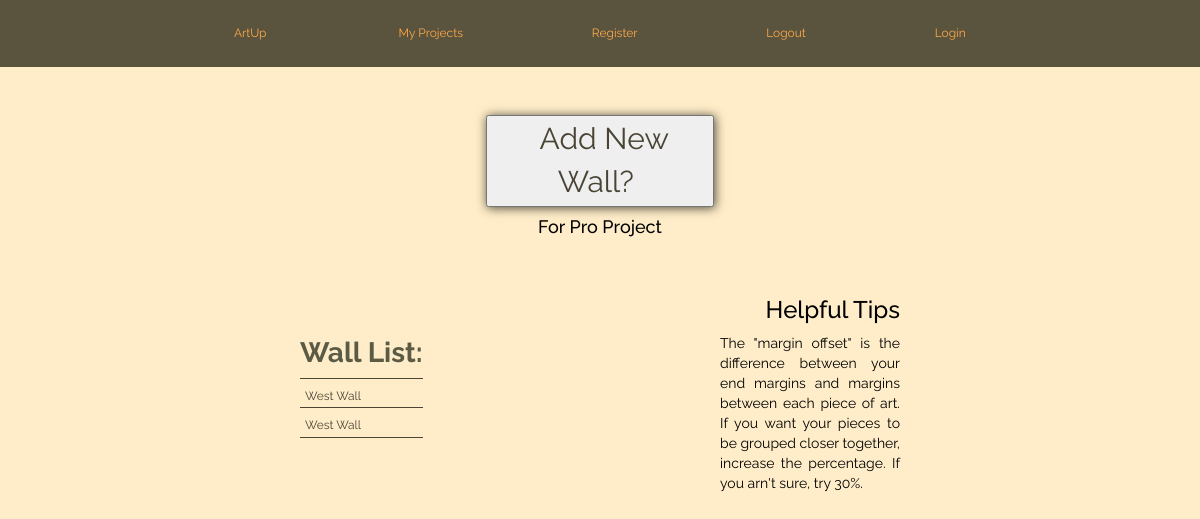
Screenshot of /project/2 with the database file from the repository.
### model.py (models this page shows, shortened)
class Project(db.Model):
    __tablename__ = "projects"
    project_id = db.Column(db.Integer, autoincrement=True, primary_key=True)
    user_id = db.Column(db.Integer, db.ForeignKey('users.user_id'))
    project_name = db.Column(db.String(64), nullable=True, default='Project')

class Wall(db.Model):
    __tablename__ = "walls"
    wall_id = db.Column(db.Integer, autoincrement=True, primary_key=True)
    project_id = db.Column(db.Integer, db.ForeignKey('projects.project_id'))
    wall_name = db.Column(db.String(64), nullable=True, default='Wall')
    wall_width = db.Column(db.Integer, nullable=False)
    wall_height = db.Column(db.Integer, nullable=False)
    center_line = db.Column(db.Integer, default=58, nullable=True)
    wall_img = db.Column(db.String(200), nullable=True)
    offset_percent = db.Column(db.String(64), default=3000, nullable=True)

### server.py (the view)
@app.route('/project/<int:project_id>')
def show_project(project_id):
    walls = Wall.query.filter(Wall.project_id == project_id).all()
    project_obj = Project.query.filter(project_id == Project.project_id).first()
    project_name = project_obj.project_name
    return render_template("project.html",
                           wall_list=walls,
                           project_id=project_id,
                           project_name=project_name)

### templates/project.html (shortened to what this page needs)
{% extends 'base.html' %}
{% block head %}
<link rel="stylesheet" href="/static/project_wall_lst.css">
{% endblock %}
{% block content %}
<div class="new-project">
   <button> <a href= '/project/{{ project_id }}/new-wall' data-hover="Add New Wall?">
        <span id="new-project">Add New Wall?</span>
            </a>
    </button>
    <h4>For  {{project_name}} Project</h4>
</div>
<div class="help-info-title">
    <h3> Helpful Tips </h3>
    <p> The "margin offset" is the difference between your end margins and margins
        between each piece of art. If you want your pieces to be grouped closer together,
        increase the percentage. If you arn't sure, try 30%.
    </p>
</div>
<table>
  <thead>
    <tr>
      <th scope="col">Wall List:</th>
    </tr>
  </thead>
  <tbody>
      {% for wall in wall_list %}
        <tr scope="col">
           <td>
                <a id="list" href= '/saved_wall_process/{{wall.wall_id}}'>
                {{ wall.wall_name }}
                </a>
            <td>
        {% endfor %}
  </tbody>
</table>
{% endblock %}

### static/styles.css (style rules this page uses)
* { box-sizing: border-box; }
body { text-align: center; }
a:link { color: rgb(255, 169, 73); text-decoration: none; }
@media only screen
  and (min-width: 600px) 
  and (max-width: 1200px) { a:link { font-size: 12px; padding: 10px 4%; } }

### static/project_wall_lst.css (style rules this page uses)
body { font-family: 'Raleway', sans-serif; background-color: #ffedc9; color: black; }
button { box-shadow: 1px 1px 10px #494434; margin-top: 4%; }
#new-project { color: #494434; font-size: 30px; }
h4 { text-align: center; }
table { margin-left: 25%; }
th { padding-bottom: 4%; font-size: 28px; color: #5b5b45 }
tr { font-size: 20px; text-align: left; border-bottom: 1px solid #494434; }
#list { color: #494434; }
h3 { margin-top: 5%; margin-right: 25%; text-align: right; }
p { max-width: 15%; float: right; text-align: justify; margin-right: 25%; }

### rows the page displays
Project: project_name "Pro"
Wall: wall_name "West Wall"
Wall: wall_name "West Wall"
